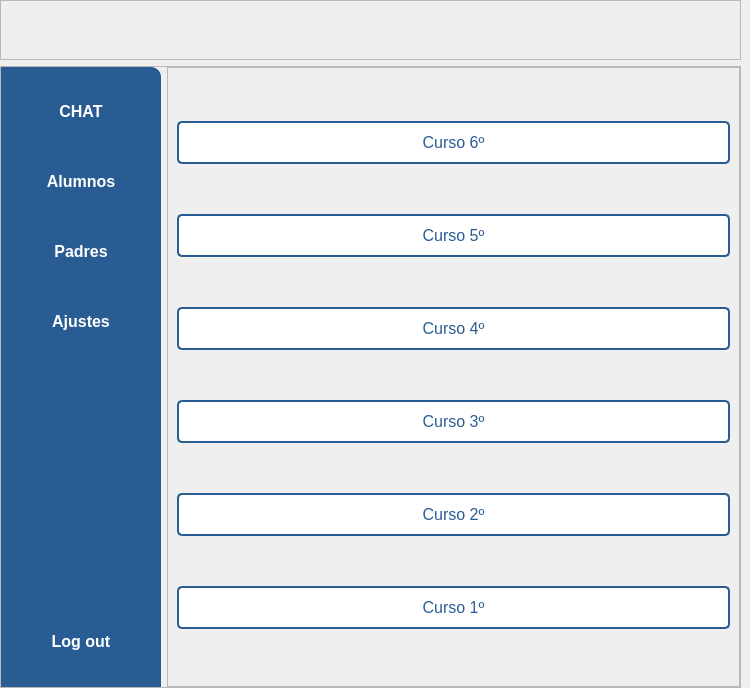
<?xml version="1.0" encoding="UTF-8"?>
<ui version="4.0">
 <class>MainWindow</class>
 <widget class="QMainWindow" name="MainWindow">
  <property name="geometry">
   <rect>
    <x>0</x>
    <y>0</y>
    <width>750</width>
    <height>688</height>
   </rect>
  </property>
  <property name="windowTitle">
   <string>Cursos</string>
  </property>
  <property name="windowIcon">
   <iconset resource="../src/resources.qrc">
    <normaloff>:/logo/iconoProyecto.png</normaloff>:/logo/iconoProyecto.png</iconset>
  </property>
  <widget class="QWidget" name="centralwidget">
   <layout class="QVBoxLayout" name="verticalLayout_2">
    <property name="leftMargin">
     <number>0</number>
    </property>
    <property name="topMargin">
     <number>0</number>
    </property>
    <property name="bottomMargin">
     <number>0</number>
    </property>
    <item>
     <widget class="QFrame" name="frame_superior">
      <property name="minimumSize">
       <size>
        <width>0</width>
        <height>60</height>
       </size>
      </property>
      <property name="maximumSize">
       <size>
        <width>16777215</width>
        <height>60</height>
       </size>
      </property>
      <property name="styleSheet">
       <string notr="true"/>
      </property>
      <property name="frameShape">
       <enum>QFrame::StyledPanel</enum>
      </property>
      <property name="frameShadow">
       <enum>QFrame::Raised</enum>
      </property>
      <layout class="QHBoxLayout" name="horizontalLayout">
       <property name="bottomMargin">
        <number>0</number>
       </property>
       <item>
        <widget class="QLabel" name="label_logo">
         <property name="maximumSize">
          <size>
           <width>120</width>
           <height>150</height>
          </size>
         </property>
         <property name="text">
          <string/>
         </property>
         <property name="pixmap">
          <pixmap resource="../src/resources.qrc">:/logo/logoProyecto.png</pixmap>
         </property>
         <property name="scaledContents">
          <bool>true</bool>
         </property>
         <property name="alignment">
          <set>Qt::AlignCenter</set>
         </property>
        </widget>
       </item>
      </layout>
     </widget>
    </item>
    <item>
     <widget class="QFrame" name="frame_inferior">
      <property name="font">
       <font>
        <kerning>true</kerning>
       </font>
      </property>
      <property name="frameShape">
       <enum>QFrame::StyledPanel</enum>
      </property>
      <property name="frameShadow">
       <enum>QFrame::Raised</enum>
      </property>
      <layout class="QHBoxLayout" name="horizontalLayout_2">
       <property name="leftMargin">
        <number>0</number>
       </property>
       <property name="topMargin">
        <number>0</number>
       </property>
       <property name="rightMargin">
        <number>0</number>
       </property>
       <property name="bottomMargin">
        <number>0</number>
       </property>
       <item>
        <widget class="QFrame" name="frame">
         <property name="minimumSize">
          <size>
           <width>160</width>
           <height>0</height>
          </size>
         </property>
         <property name="maximumSize">
          <size>
           <width>160</width>
           <height>16777215</height>
          </size>
         </property>
         <property name="styleSheet">
          <string notr="true">background-color: #2a5c94;
border-top-right-radius: 10px;
</string>
         </property>
         <property name="frameShape">
          <enum>QFrame::StyledPanel</enum>
         </property>
         <property name="frameShadow">
          <enum>QFrame::Raised</enum>
         </property>
         <layout class="QVBoxLayout" name="verticalLayout_3">
          <property name="leftMargin">
           <number>0</number>
          </property>
          <property name="topMargin">
           <number>0</number>
          </property>
          <property name="rightMargin">
           <number>0</number>
          </property>
          <property name="bottomMargin">
           <number>0</number>
          </property>
          <item>
           <widget class="QPushButton" name="btn_chat">
            <property name="font">
             <font>
              <pointsize>12</pointsize>
              <bold>true</bold>
             </font>
            </property>
            <property name="cursor">
             <cursorShape>PointingHandCursor</cursorShape>
            </property>
            <property name="styleSheet">
             <string notr="true">QPushButton{
border: none;
background-color: transparent;
padding: 10px;
border-radius: 5px;
color: white;
font-weight: bold;
}
QPushButton:hover{
background-color: rgb(60, 79, 255);
text-decoration: underline;
}</string>
            </property>
            <property name="text">
             <string>CHAT</string>
            </property>
            <property name="icon">
             <iconset resource="../src/resources.qrc">
              <normaloff>:/iconosLaterales/chat.png</normaloff>:/iconosLaterales/chat.png</iconset>
            </property>
            <property name="iconSize">
             <size>
              <width>32</width>
              <height>32</height>
             </size>
            </property>
           </widget>
          </item>
          <item>
           <widget class="QPushButton" name="btn_alumnos">
            <property name="font">
             <font>
              <pointsize>12</pointsize>
              <bold>true</bold>
             </font>
            </property>
            <property name="cursor">
             <cursorShape>PointingHandCursor</cursorShape>
            </property>
            <property name="styleSheet">
             <string notr="true">QPushButton{
border: none;
background-color: transparent;
padding: 10px;
border-radius: 5px;
color: white;
font-weight: bold;
}
QPushButton:hover{
background-color: rgb(25, 22, 109);
text-decoration: underline;
}</string>
            </property>
            <property name="text">
             <string>Alumnos</string>
            </property>
            <property name="icon">
             <iconset resource="../src/resources.qrc">
              <normaloff>:/iconosLaterales/estudiante-icono-png.png</normaloff>:/iconosLaterales/estudiante-icono-png.png</iconset>
            </property>
            <property name="iconSize">
             <size>
              <width>20</width>
              <height>32</height>
             </size>
            </property>
           </widget>
          </item>
          <item>
           <widget class="QPushButton" name="btn_padres">
            <property name="font">
             <font>
              <pointsize>12</pointsize>
              <bold>true</bold>
             </font>
            </property>
            <property name="cursor">
             <cursorShape>PointingHandCursor</cursorShape>
            </property>
            <property name="styleSheet">
             <string notr="true">QPushButton{
border: none;
background-color: transparent;
padding: 10px;
border-radius: 5px;
color: white;
font-weight: bold;
}
QPushButton:hover{
background-color: rgb(25, 22, 109);
text-decoration: underline;
}</string>
            </property>
            <property name="text">
             <string>Padres</string>
            </property>
            <property name="icon">
             <iconset resource="../src/resources.qrc">
              <normaloff>:/iconosLaterales/padres.png</normaloff>:/iconosLaterales/padres.png</iconset>
            </property>
            <property name="iconSize">
             <size>
              <width>32</width>
              <height>32</height>
             </size>
            </property>
           </widget>
          </item>
          <item>
           <widget class="QPushButton" name="btn_ajustes">
            <property name="font">
             <font>
              <pointsize>12</pointsize>
              <bold>true</bold>
             </font>
            </property>
            <property name="cursor">
             <cursorShape>PointingHandCursor</cursorShape>
            </property>
            <property name="styleSheet">
             <string notr="true">QPushButton{
border: none;
background-color: transparent;
padding: 10px;
border-radius: 5px;
color: white;
font-weight: bold;
}
QPushButton:hover{
background-color: rgb(25, 22, 109);
text-decoration: underline;
}</string>
            </property>
            <property name="text">
             <string>Ajustes</string>
            </property>
            <property name="icon">
             <iconset resource="../src/resources.qrc">
              <normaloff>:/iconosLaterales/ajustes.png</normaloff>:/iconosLaterales/ajustes.png</iconset>
            </property>
            <property name="iconSize">
             <size>
              <width>32</width>
              <height>32</height>
             </size>
            </property>
           </widget>
          </item>
          <item>
           <spacer name="verticalSpacer">
            <property name="orientation">
             <enum>Qt::Vertical</enum>
            </property>
            <property name="sizeType">
             <enum>QSizePolicy::Fixed</enum>
            </property>
            <property name="sizeHint" stdset="0">
             <size>
              <width>20</width>
              <height>250</height>
             </size>
            </property>
           </spacer>
          </item>
          <item>
           <widget class="QPushButton" name="btn_logout">
            <property name="font">
             <font>
              <pointsize>12</pointsize>
              <bold>true</bold>
             </font>
            </property>
            <property name="cursor">
             <cursorShape>PointingHandCursor</cursorShape>
            </property>
            <property name="styleSheet">
             <string notr="true">QPushButton{
border: none;
background-color: transparent;
padding: 10px;
border-radius: 5px;
color: white;
font-weight: bold;
}
QPushButton:hover{
background-color: rgb(25, 22, 109);
text-decoration: underline;
}</string>
            </property>
            <property name="text">
             <string>Log out</string>
            </property>
            <property name="icon">
             <iconset resource="../src/resources.qrc">
              <normaloff>:/iconosLaterales/cierre.png</normaloff>:/iconosLaterales/cierre.png</iconset>
            </property>
            <property name="iconSize">
             <size>
              <width>25</width>
              <height>25</height>
             </size>
            </property>
           </widget>
          </item>
         </layout>
        </widget>
       </item>
       <item>
        <widget class="QFrame" name="frame_2">
         <property name="frameShape">
          <enum>QFrame::StyledPanel</enum>
         </property>
         <property name="frameShadow">
          <enum>QFrame::Raised</enum>
         </property>
         <layout class="QVBoxLayout" name="verticalLayout_4">
          <item>
           <widget class="QPushButton" name="btn_sexto">
            <property name="maximumSize">
             <size>
              <width>1570</width>
              <height>16777215</height>
             </size>
            </property>
            <property name="cursor">
             <cursorShape>PointingHandCursor</cursorShape>
            </property>
            <property name="styleSheet">
             <string notr="true">QPushButton{
background-color: #ffffff;
color: #2a5c94;
padding: 10px 20px;
border: 2px solid #2a5c94;
border-radius: 5px;
box-shadow: 0px 4px 8px rgba(0, 0, 0, 0.1);
cursor: pointer;
font-size: 16px;
transition: all 0.3s ease;
}
QPushButton:hover{
background-color: #2a5c94;
color: white;
}</string>
            </property>
            <property name="text">
             <string>Curso 6º</string>
            </property>
           </widget>
          </item>
          <item>
           <widget class="QPushButton" name="btn_quinto">
            <property name="maximumSize">
             <size>
              <width>1570</width>
              <height>16777215</height>
             </size>
            </property>
            <property name="cursor">
             <cursorShape>PointingHandCursor</cursorShape>
            </property>
            <property name="styleSheet">
             <string notr="true">QPushButton{
background-color: #ffffff;
color: #2a5c94;
padding: 10px 20px;
border: 2px solid #2a5c94;
border-radius: 5px;
box-shadow: 0px 4px 8px rgba(0, 0, 0, 0.1);
cursor: pointer;
font-size: 16px;
transition: all 0.3s ease;
}
QPushButton:hover{
background-color: #2a5c94;
color: white;
}</string>
            </property>
            <property name="text">
             <string>Curso 5º</string>
            </property>
           </widget>
          </item>
          <item>
           <widget class="QPushButton" name="btn_cuarto">
            <property name="maximumSize">
             <size>
              <width>1570</width>
              <height>16777215</height>
             </size>
            </property>
            <property name="cursor">
             <cursorShape>PointingHandCursor</cursorShape>
            </property>
            <property name="styleSheet">
             <string notr="true">QPushButton{
background-color: #ffffff;
color: #2a5c94;
padding: 10px 20px;
border: 2px solid #2a5c94;
border-radius: 5px;
box-shadow: 0px 4px 8px rgba(0, 0, 0, 0.1);
cursor: pointer;
font-size: 16px;
transition: all 0.3s ease;
}
QPushButton:hover{
background-color: #2a5c94;
color: white;
}</string>
            </property>
            <property name="text">
             <string>Curso 4º</string>
            </property>
           </widget>
          </item>
          <item>
           <widget class="QPushButton" name="btn_tercero">
            <property name="maximumSize">
             <size>
              <width>1570</width>
              <height>16777215</height>
             </size>
            </property>
            <property name="cursor">
             <cursorShape>PointingHandCursor</cursorShape>
            </property>
            <property name="styleSheet">
             <string notr="true">QPushButton{
background-color: #ffffff;
color: #2a5c94;
padding: 10px 20px;
border: 2px solid #2a5c94;
border-radius: 5px;
box-shadow: 0px 4px 8px rgba(0, 0, 0, 0.1);
cursor: pointer;
font-size: 16px;
transition: all 0.3s ease;
}
QPushButton:hover{
background-color: #2a5c94;
color: white;
}</string>
            </property>
            <property name="text">
             <string>Curso 3º</string>
            </property>
           </widget>
          </item>
          <item>
           <widget class="QPushButton" name="btn_segundo">
            <property name="maximumSize">
             <size>
              <width>1570</width>
              <height>16777215</height>
             </size>
            </property>
            <property name="cursor">
             <cursorShape>PointingHandCursor</cursorShape>
            </property>
            <property name="styleSheet">
             <string notr="true">QPushButton{
background-color: #ffffff;
color: #2a5c94;
padding: 10px 20px;
border: 2px solid #2a5c94;
border-radius: 5px;
box-shadow: 0px 4px 8px rgba(0, 0, 0, 0.1);
cursor: pointer;
font-size: 16px;
transition: all 0.3s ease;
}
QPushButton:hover{
background-color: #2a5c94;
color: white;
}</string>
            </property>
            <property name="text">
             <string>Curso 2º</string>
            </property>
           </widget>
          </item>
          <item>
           <widget class="QPushButton" name="btn_primero">
            <property name="maximumSize">
             <size>
              <width>1570</width>
              <height>16777215</height>
             </size>
            </property>
            <property name="cursor">
             <cursorShape>PointingHandCursor</cursorShape>
            </property>
            <property name="styleSheet">
             <string notr="true">QPushButton{
background-color: #ffffff;
color: #2a5c94;
padding: 10px 20px;
border: 2px solid #2a5c94;
border-radius: 5px;
box-shadow: 0px 4px 8px rgba(0, 0, 0, 0.1);
cursor: pointer;
font-size: 16px;
transition: all 0.3s ease;
}
QPushButton:hover{
background-color: #2a5c94;
color: white;
}</string>
            </property>
            <property name="text">
             <string>Curso 1º</string>
            </property>
           </widget>
          </item>
         </layout>
        </widget>
       </item>
      </layout>
     </widget>
    </item>
   </layout>
  </widget>
 </widget>
 <resources>
  <include location="../src/resources.qrc"/>
  <include location="../src/resources.qrc"/>
  <include location="../src/resources.qrc"/>
 </resources>
 <connections/>
</ui>
